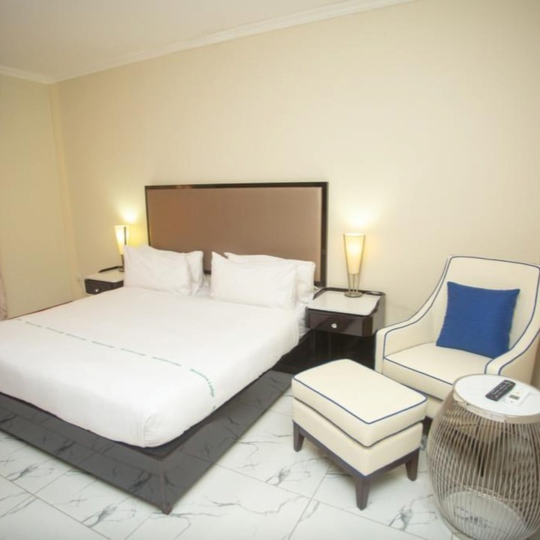
#> input picture assets-originais/mulotane/real/ig-quarto-cadeirao.png, 1080 x 1080 px (shown at 1/2 size)
$ python -i tratar_fotografias.py   (imports and definitions only)
#> lines starting #> are read from the running program, lines starting #| are printed output that depends on the picture
#!/usr/bin/env python3
"""Tratamento técnico das fotografias reais do Mulotana Lodge.

Lê os originais em assets-originais/mulotane/real/ (nunca os altera) e escreve as versões para a web em
public/images/mulotane/real/ (AVIF + WebP, em várias larguras) e a imagem de partilha em public/og/.

Acabamento técnico, como numa edição fotográfica profissional: balanço de brancos parcial, níveis, exposição,
contraste global e local, vibração moderada, redução de ruído só onde há ruído e nitidez. Não acrescenta,
remove nem move nada do que foi fotografado e não usa IA generativa. Os enquadramentos diferentes de cada
secção são feitos no CSS (object-fit/object-position), não em ficheiros novos. As fotografias usadas em
grande formato (palcos, aberturas e faixas) ganham uma versão maior (até 1600 px, no máximo 1,6 vezes o
original), ampliada com Lanczos e nitidez: resolução aparente para ecrãs grandes, sem acrescentar conteúdo.

Fotografias de fundo (ecrã inteiro: aberturas das páginas, palcos e cenas; revisão de 30/10/2026):
- Sem redução de ruído, salvo ruído forte (σ ≥ 2): a folhagem e os tecidos finos medem-se como ruído e o
  NL-means deixava-os com aspecto pintado, o que se notava muito em fundo.
- Além da versão "grande" (1600 px), uma de 2000 px (Lanczos e nitidez), para um ecrã de 1920 px não ter
  de ampliar a imagem; os ecrãs mais pequenos continuam a receber a de 1600 px.
- Testou-se também a super-resolução EDSR (OpenCV dnn_superres): ficou mais macia do que o Lanczos nestas
  fotografias (reduz a imagem antes de a reconstruir) e não foi adoptada.

Nitidez (revisão de 29/10/2026, depois de uma medição fotografia a fotografia):
- O ruído é medido nas zonas lisas de cada fotografia. A maioria quase não tem ruído (as das redes já vêm
  comprimidas e alisadas), por isso a redução de ruído só se aplica onde é preciso e com a força medida;
  antes, um valor fixo apagava textura (folhas, tecidos, madeira).
- A nitidez aplica-se só à luminosidade (sem franjas de cor) e com um limiar (não realça ruído nem blocos
  de compressão). As fotografias "suaves" (com pouco pormenor fino de origem) recebem um pouco mais.
- AVIF com qualidade 52 (62 nas fotografias suaves, que ficam pequenas de qualquer forma) e WebP 78/82.

Uso:
    python3 -m venv .venv-imagens && .venv-imagens/bin/pip install -r scripts/imagens/requirements.txt
    .venv-imagens/bin/python scripts/imagens/tratar_fotografias.py
"""

from __future__ import annotations

import json
from dataclasses import dataclass, field
from pathlib import Path

import cv2
import numpy as np
from PIL import Image

RAIZ = Path(__file__).resolve().parents[2]
ORIGINAIS = RAIZ / "assets-originais" / "mulotane" / "real"
DESTINO = RAIZ / "public" / "images" / "mulotane" / "real"
OG = RAIZ / "public" / "og"
RELATORIO = RAIZ / "src" / "data" / "imagens-geradas.json"
# Lado maior da versão "max": chega para as colunas do layout e mantém o peso baixo em rede móvel.
LADO_MAXIMO = 1280


@dataclass
class Ajustes:
    """Parâmetros moderados por fotografia (valores escolhidos a partir da análise de cada original)."""

    # Força da correcção de balanço de brancos (0 = nenhuma, 1 = neutro total). Fica sempre parcial
    # para não mudar a cor real das paredes, tecidos e mobiliário.
    balanco: float = 0.0
    # Gama aplicado à luminância (< 1 aclara meios-tons e sombras; 1 = sem alteração).
    gama: float = 1.0
    # Intensidade da curva em S (0 = sem alteração).
    contraste: float = 0.0
    # Saturação (1 = sem alteração).
    saturacao: float = 1.0
    # --- Acabamento profissional (aplicado a todas, com valores moderados por omissão) ---
    # Níveis automáticos: aproxima o preto e o branco da imagem do preto e do branco reais (0 = nenhum).
    niveis: float = 0.6
    # Contraste local (CLAHE na luminosidade, misturado com o original): dá definição sem halos.
    clareza: float = 0.3
    # Vibração: aviva as cores pouco saturadas e quase não mexe nas já saturadas (0 = nenhuma).
    vibracao: float = 0.12
    # Força da redução de ruído (parâmetro h do NL-means da OpenCV). None = medida na própria fotografia.
    ruido: float | None = None
    # Larguras a gerar ("max" = largura do original depois do recorte, limitada a LADO_MAXIMO; "grande" =
    # versão ampliada para grande formato, até 1600 px e no máximo 1,6 vezes o original).
    larguras: list[int | str] = field(default_factory=lambda: [640, "max"])
    # Ficheiro de origem em assets-originais/mulotane/real/ (por omissão "<nome>.jpg").
    origem: str = ""
    # Recorte moderado (x0, y0, x1, y1) sobre o original, só para tirar carimbos de data, marcas de
    # câmara ou pessoas no limite do enquadramento. Nunca acrescenta nem move nada.
    recorte: tuple[int, int, int, int] | None = None
    # Fotografia de fundo (ecrã inteiro): redução de ruído só com ruído forte e mais uma versão de 2000 px.
    fundo: bool = False


# Fotografias em grande formato (palcos, aberturas e faixas): versão extra ampliada ("grande").
LARGO: list[int | str] = [640, "max", "grande"]
GRANDE_MAXIMO = 1600
GRANDE_FATOR = 1.6
# Fotografias de fundo (ecrã inteiro): mais uma versão de 2000 px e redução de ruído só com ruído forte.
GRANDE_FUNDO = 2000
RUIDO_FORTE_FUNDO = 2.0
# Qualidade de compressão (Pillow): as fotografias suaves ganham qualidade (o ficheiro continua pequeno).
QUALIDADE_AVIF = {"normal": 52, "suave": 62}
QUALIDADE_WEBP = {"normal": 78, "suave": 82}

FOTOGRAFIAS: dict[str, Ajustes] = {
    # --- Contas oficiais do lodge (Instagram @mulotana_lodge e página de Facebook), recortadas das
    #     capturas de ecrã enviadas pelo responsável a 29/10/2026 (ver assets-originais/mulotane/LEIA-ME.md). São fotografias
    #     já editadas pelo lodge: só ruído de compressão e, nas de 2016, um balanço de brancos ligeiro.
    # Quartos
    "quarto-cadeirao": Ajustes(origem="ig-quarto-cadeirao.png",
                               fundo=True, larguras=LARGO),
    "quarto-duas-camas": Ajustes(origem="ig-quarto-duas-camas.png",
                                  fundo=True, larguras=LARGO),
    "quarto-cama-redonda": Ajustes(origem="ig-quarto-cama-redonda.png",
                                   fundo=True, larguras=LARGO),
    "quarto-casal": Ajustes(origem="ig-quarto-casal.png"),
    "quarto-poltronas": Ajustes(origem="ig-quarto-poltronas.png",
                                 fundo=True, larguras=LARGO),
    "quarto-mosquiteiro": Ajustes(origem="fb-quarto-mosquiteiro.png", balanco=0.15, contraste=0.05),
    # Piscinas, jardins e lazer. A da piscina com palmeiras é o hero e a imagem de partilha.
    "piscina-palmeiras": Ajustes(origem="ig-piscina-palmeiras.png",
                                 fundo=True, larguras=LARGO),
    "piscina-topiaria": Ajustes(origem="ig-piscina-topiaria.png",
                                fundo=True, larguras=LARGO),
    "piscina-deck": Ajustes(origem="ig-piscina-deck.png"),
    "piscina-cascata": Ajustes(origem="ig-piscina-cascata.png",
                                larguras=LARGO),
    "piscina-sombra": Ajustes(origem="ig-piscina-sombra.png"),
    "vista-piscina-esplanada": Ajustes(origem="fb-vista-piscina-esplanada.png",
                                       fundo=True, larguras=LARGO),
    "esplanada-arvore": Ajustes(origem="fb-esplanada-arvore.png", balanco=0.10, contraste=0.05,
                                fundo=True, larguras=LARGO),
    "mesas-sombra": Ajustes(origem="ig-mesas-sombra.png"),
    "decoracao-quarto": Ajustes(origem="ig-decoracao-quarto.png",
                                 larguras=LARGO),
    # Conferências e eventos. Recorte do buffet: tira o painel decorativo da festa no limite esquerdo.
    "sala-conferencias-palco": Ajustes(origem="ig-sala-conferencias-palco.png",
                                       fundo=True, larguras=LARGO),
    "sala-conferencias-plateia": Ajustes(origem="ig-sala-conferencias-plateia.png",
                                         fundo=True, larguras=LARGO),
    "sala-conferencias-u": Ajustes(origem="ig-sala-conferencias-u.png",
                                   fundo=True, larguras=LARGO),
    "buffet-evento": Ajustes(origem="fb-buffet-evento.png", recorte=(300, 0, 1080, 810),
                             balanco=0.15),
    # Restaurante
    "restaurante-janelas": Ajustes(origem="fb-restaurante-janelas.png", balanco=0.15, gama=0.95,
                                   contraste=0.05, fundo=True, larguras=LARGO),
    # Espaços do lodge
    "edificio-colmo": Ajustes(origem="ig-edificio-colmo.png",
                              larguras=LARGO),
    "passadico-colmo": Ajustes(origem="ig-passadico-colmo.png"),
    "edificio-envidracado": Ajustes(origem="fb-edificio-envidracado.png"),
    "edificio-varandas": Ajustes(origem="fb-edificio-varandas.png", balanco=0.10, contraste=0.05),
    "caminho-arvores": Ajustes(origem="fb-caminho-arvores.png", balanco=0.10),
    # --- Enviadas pelo cliente (JPEG 900 px). Ajustes limitados a luz, contraste, ruído e nitidez. ---
    "piscina-jardim": Ajustes(balanco=0.15, gama=0.97, contraste=0.10),
    # Sala de refeições: contraluz das janelas deixa a sala escura (mediana 68/255).
    "sala-refeicoes": Ajustes(balanco=0.30, gama=0.78, contraste=0.06, larguras=LARGO),
    # Buffet (vertical): ligeira dominante magenta nos neutros.
    "restaurante-buffet": Ajustes(balanco=0.30, gama=0.95, contraste=0.06),
    # Buffet com vista da sala: neutros um pouco azulados, sombras fechadas.
    "restaurante-buffet-sala": Ajustes(balanco=0.25, gama=0.88, contraste=0.06),
    # Quarto com duas camas: as toalhas têm "ALD. TUR. MIXALI-XAU", o nome do aldeamento turístico na
    # placa antiga do lodge (Aldeamento Turístico de Michachau); a mesma inscrição aparece numa fotografia
    # da página de Facebook do lodge (2016). Reposta por decisão do responsável a 29/10/2026.
    "quarto-twin": Ajustes(balanco=0.20, gama=0.95, contraste=0.05),
    # --- Capturas do Google Maps (contribuições de visitantes, com crédito; decisão de 28/10/2026). Só as
    #     de 2025 que acrescentam ao que as contas oficiais mostram. Só a área da fotografia. ---
    # Recorte: tira o carimbo "09/23/2025 14:46" no canto inferior.
    "piscina-espreguicadeiras": Ajustes(origem="gm-piscina-espreguicadeiras.png", recorte=(0, 0, 1080, 740),
                                        balanco=0.10, contraste=0.08),
    # Recorte: tira as pessoas junto ao balcão (limite direito) e o carimbo "09/23/2025 14:41".
    "sala-refeicoes-bar": Ajustes(origem="gm-sala-refeicoes-bar.png", recorte=(0, 0, 800, 740),
                                  balanco=0.15, contraste=0.05, larguras=LARGO),
}

# Guardadas em assets-originais mas fora da versão pública (ver docs/VALIDACAO.md):
# - gm-piscina-terraco, gm-piscina-relvado, gm-esplanada-piscina, gm-sala-conferencias: substituídas por
#   fotografias das contas oficiais dos mesmos espaços.
# - gm-placa-entrada e gm-entrada-coberta: a placa nova (Set. 2026) e a faixa da entrada (Set. 2025) dizem
#   "Mulotane Lodge", com outro logótipo; o site usa o nome e o logótipo das redes oficiais (Mulotana
#   Lodge), por decisão do responsável a 29/10/2026.
# - Capturas não recortadas: com pessoas ou matrículas visíveis, com texto sobreposto (histórias), cartazes
#   promocionais, casas de banho (não confirmam casas de banho privativas) e fotografias repetidas.


def luminancia(rgb: np.ndarray) -> np.ndarray:
    return 0.2126 * rgb[..., 0] + 0.7152 * rgb[..., 1] + 0.0722 * rgb[..., 2]


# [71 lines left out: functions balanco_brancos, tom, saturacao, niveis, clareza, vibracao, not called in this run]


def nitidez(img8: np.ndarray, quantidade: float, raio: float, limiar: float = 2.0) -> np.ndarray:
    """Máscara de nitidez só na luminosidade (L do Lab): sem franjas de cor. O limiar suave deixa de fora as
    variações pequenas (ruído, blocos de compressão), para só se realçarem contornos e textura reais."""
    lab = cv2.cvtColor(img8, cv2.COLOR_RGB2LAB).astype(np.float32)
    lum = lab[..., 0]
    detalhe = lum - cv2.GaussianBlur(lum, (0, 0), raio)
    detalhe = np.where(np.abs(detalhe) > limiar, detalhe - np.sign(detalhe) * limiar, 0)
    lab[..., 0] = np.clip(lum + quantidade * detalhe, 0, 255)
    return cv2.cvtColor((lab + 0.5).astype(np.uint8), cv2.COLOR_LAB2RGB)


# [92 lines left out: functions ruido_medido, suave, tratar, redimensionar, gravar, not called in this run]


def imagem_partilha(img: np.ndarray) -> None:
    """1200x630 para Open Graph/WhatsApp, recortada da fotografia do hero sem alterar o conteúdo."""
    alto, largo = img.shape[:2]
    altura = round(largo * 630 / 1200)
    topo = min(max(0, round((alto - altura) * 0.35)), alto - altura)
    recorte = img[topo:topo + altura, :]
    out = cv2.resize(recorte, (1200, 630), interpolation=cv2.INTER_LANCZOS4)
    out = nitidez(out, 0.35, 1.2)
    OG.mkdir(parents=True, exist_ok=True)
    Image.fromarray(out).save(OG / "mulotana-lodge.jpg", quality=84, optimize=True, progressive=True)


# [27 lines left out: function main, not called in this run]


# [2 lines not run here, left out]

>>> import cv2
>>> picture = cv2.cvtColor(cv2.imread('../../assets-originais/mulotane/real/ig-quarto-cadeirao.png'), cv2.COLOR_BGR2RGB)
>>> result = imagem_partilha(picture)
#> in imagem_partilha, `recorte = img[topo:topo + altura, :]`:
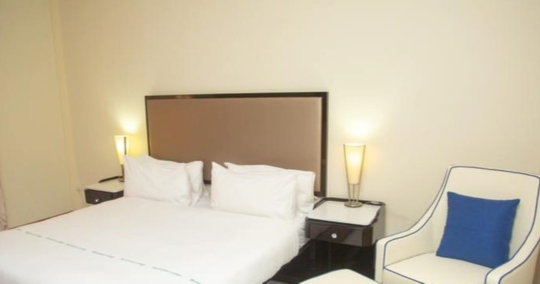
#> recorte: shape (567, 1080, 3) (shown at 1/2 size); mean R, G, B 202.6, 191.5, 168.6
#> in nitidez, `lab = cv2.cvtColor(img8, cv2.COLOR_RGB2LAB).astype(np.float32)`:
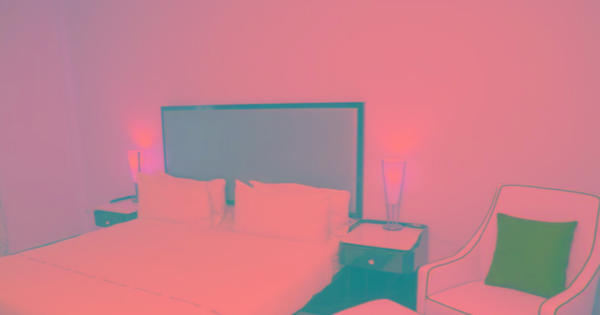
#> lab: shape (630, 1200, 3) float32 (shown at 1/2 size); mean R, G, B 197.7, 128.7, 140.9
#> in nitidez, `lum = lab[..., 0]`:
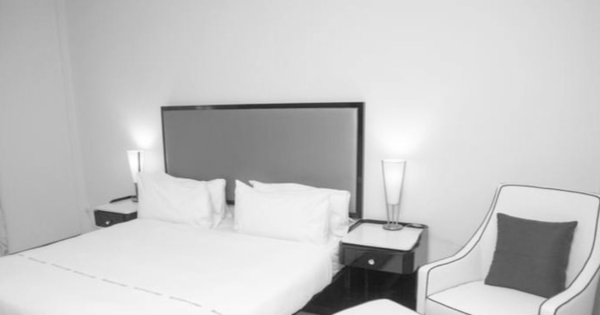
#> lum: shape (630, 1200) float32 (shown at 1/2 size); min 18, max 255, mean 197.7
#> in nitidez, `detalhe = lum - cv2.GaussianBlur(lum, (0, 0), raio)`:
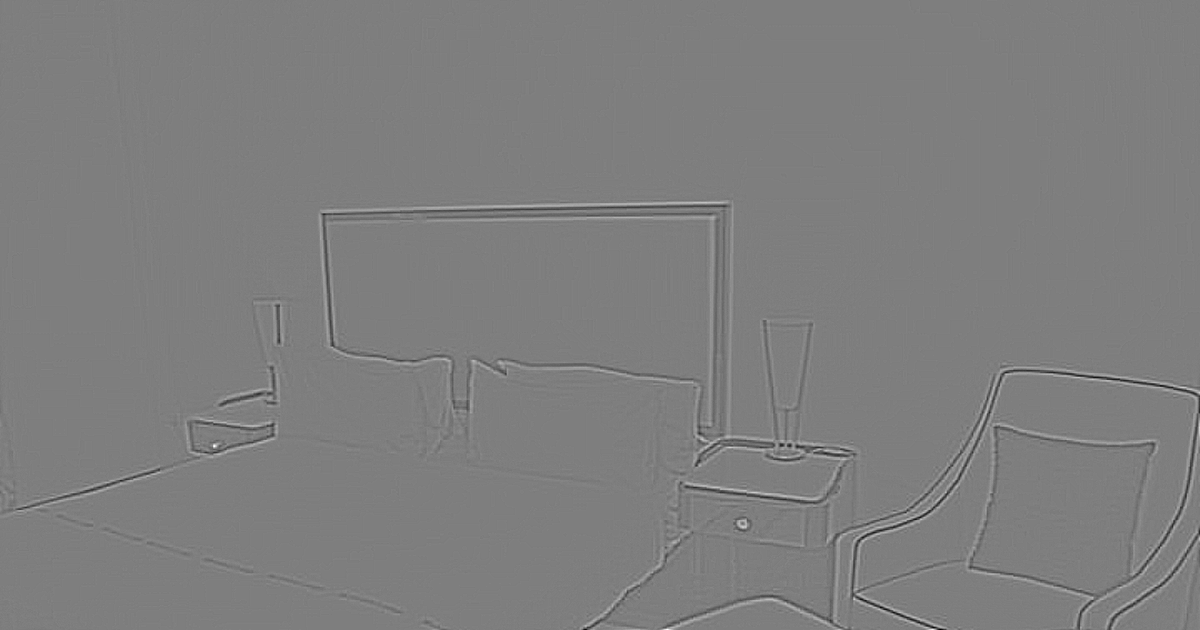
#> detalhe: shape (630, 1200) float32; min -37.69, max 38.24, mean 0; drawn with min black and max white

$ run again, on assets-originais/mulotane/real/gm-edificio-exterior.png
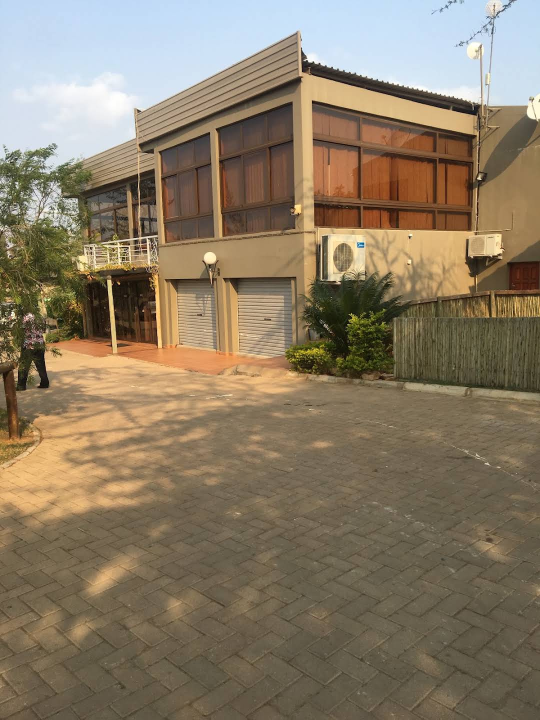
#> input picture assets-originais/mulotane/real/gm-edificio-exterior.png, 1080 x 1439 px (shown at 1/2 size)
#> in nitidez, `lum = lab[..., 0]`:
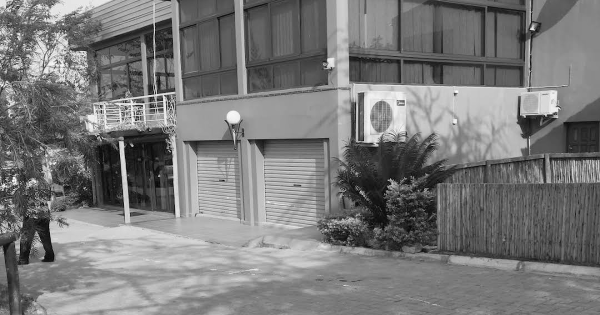
#> lum: shape (630, 1200) float32 (shown at 1/2 size); min 0, max 255, mean 121.4
#> in nitidez, `detalhe = lum - cv2.GaussianBlur(lum, (0, 0), raio)`:
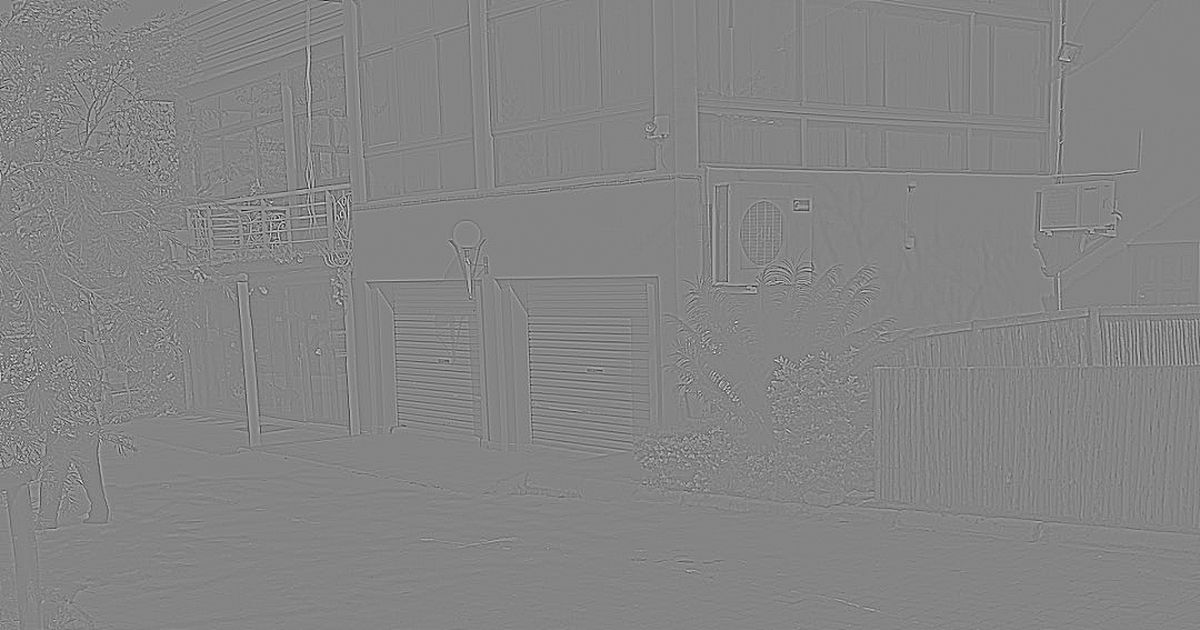
#> detalhe: shape (630, 1200) float32; min -154.3, max 142.1, mean 0; drawn with min black and max white
